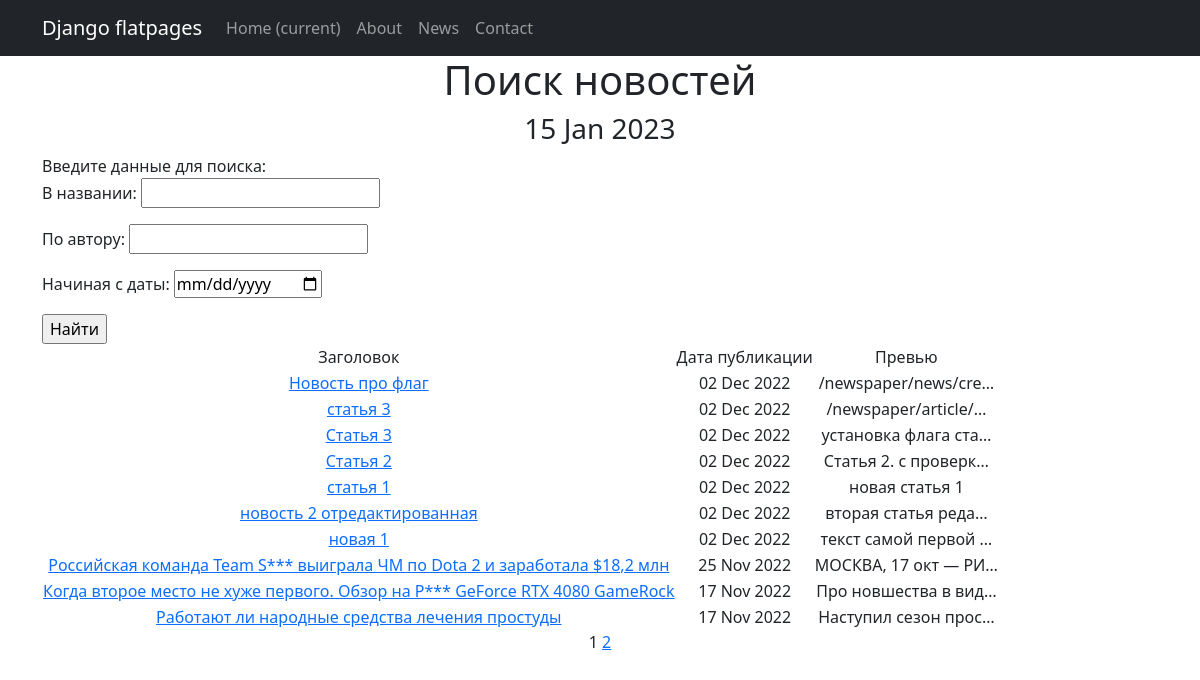
The page /newspaper/search on the database as committed earlier.
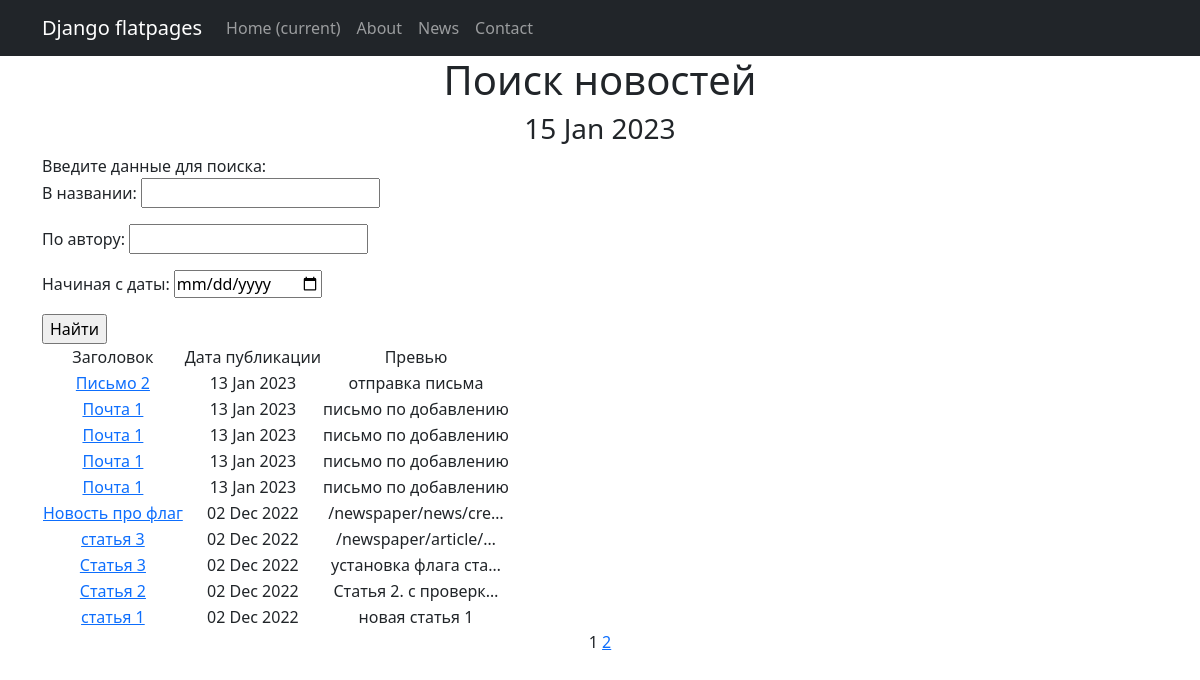
The same page on the database as committed later.
### news_app/models.py (models this page shows, shortened)
class Post(models.Model):
    date_time_in = models.DateTimeField(auto_now_add=True)
    is_news = models.BooleanField(default=True)  # True - новость, False - статья
    title = models.CharField(max_length=255)
    text = models.TextField()
    rating = models.IntegerField(default=0)
    author = models.ForeignKey('Author', on_delete=models.CASCADE)
    category = models.ManyToManyField('Category', through='PostCategory')

### news_app/views.py (the view)
# urls.py: path('search', PostSearchList.as_view(), name='news_search'),
class PostSearchList(ListView):
    model = Post
    ordering = '-date_time_in'
    template_name = 'news_search.html'
    context_object_name = 'news_list'
    paginate_by = 10
    def get_queryset(self):
        queryset = super().get_queryset()
        self.filterset = PostFilter(self.request.GET, queryset)
        return self.filterset.qs
    def get_context_data(self, **kwargs):
        context = super().get_context_data(**kwargs)
        context['filterset'] = self.filterset
        return context

### news_app/templatetags/custom_filters.py (called while the page is built)
@register.filter()
def censor(value):
   try:
      if not isinstance(value, str):
         raise CensorException("Error: is not a text")
      for word in CENSORED_WORDS:
         if word in value:
            value = value.replace(word, word[:1]+"***")
         if word.capitalize() in value:
            value = value.replace(word.capitalize(), word.capitalize()[:1]+"***")
      return value
   except CensorException as e:
      print (e)

### news_app/templatetags/custom_tags.py (called while the page is built)
@register.simple_tag()
def current_time(format_string='%b %d %Y'):
   return datetime.utcnow().strftime(format_string)

@register.simple_tag(takes_context=True)
def url_replace(context, **kwargs):
   d = context['request'].GET.copy()
   for k, v in kwargs.items():
       d[k] = v
   return d.urlencode()

### templates/news_search.html (shortened to what this page needs)
{% extends 'flatpages/default.html' %}
{% load custom_filters %}
{% load custom_tags %}
{% block content %}
   <h1>Поиск новостей</h1>
    <h3>{% current_time '%d %b %Y' %}</h3>
   <div align="left">
       Введите данные для поиска:
        <form action="" method="get">
           {{ filterset.form.as_p }}
           <input type="submit" value="Найти" />
       </form>
   </div>
   {% if news_list %}
       <table>
           <tr>
               <td>Заголовок</td>
               <td>Дата публикации</td>
               <td>Превью</td>
           </tr>
           {% for news in news_list %}
           <tr>
               <td><a href="{{ news.id }}">{{ news.title|censor }}</a></td>
               <td>{{ news.date_time_in | date:'d M Y' }}</td>
               <td>{{ news.text | truncatechars:20 }}</td>
           </tr>
           {% endfor %}
       </table>
   {% else %}
       <h2>Новостей нет!</h2>
   {% endif %}
   {{ page_obj.number }}
   {% if page_obj.has_next %}
       <a href="?{% url_replace page=page_obj.next_page_number %}">{{ page_obj.next_page_number }}</a>
   {% endif %}
{% endblock content %}

Rows that differ between the two databases and show on the page:
no longer on this page (row unchanged): Post: title|censor "новость 2 отредактированная", date_time_in "02 Dec 2022", text "вторая статья реда…"
no longer on this page (row unchanged): Post: title|censor "новая 1", date_time_in "02 Dec 2022", text "текст самой первой …"
no longer on this page (row unchanged): Post: title|censor "Российская команда Team S*** выиграла ЧМ по Dota 2 и заработала $18,2 млн", date_time_in "25 Nov 2022", text "МОСКВА, 17 окт — РИ…"
no longer on this page (row unchanged): Post: title|censor "Когда второе место не хуже первого. Обзор на P*** GeForce RTX 4080 GameRock", date_time_in "17 Nov 2022", text "Про новшества в вид…"
no longer on this page (row unchanged): Post: title|censor "Работают ли народные средства лечения простуды", date_time_in "17 Nov 2022", text "Наступил сезон прос…"
added Post: title|censor "Письмо 2", date_time_in "13 Jan 2023", text "отправка письма"
added Post: title|censor "Почта 1", date_time_in "13 Jan 2023", text "письмо по добавлению"
added Post: title|censor "Почта 1", date_time_in "13 Jan 2023", text "письмо по добавлению"
added Post: title|censor "Почта 1", date_time_in "13 Jan 2023", text "письмо по добавлению"
added Post: title|censor "Почта 1", date_time_in "13 Jan 2023", text "письмо по добавлению"
